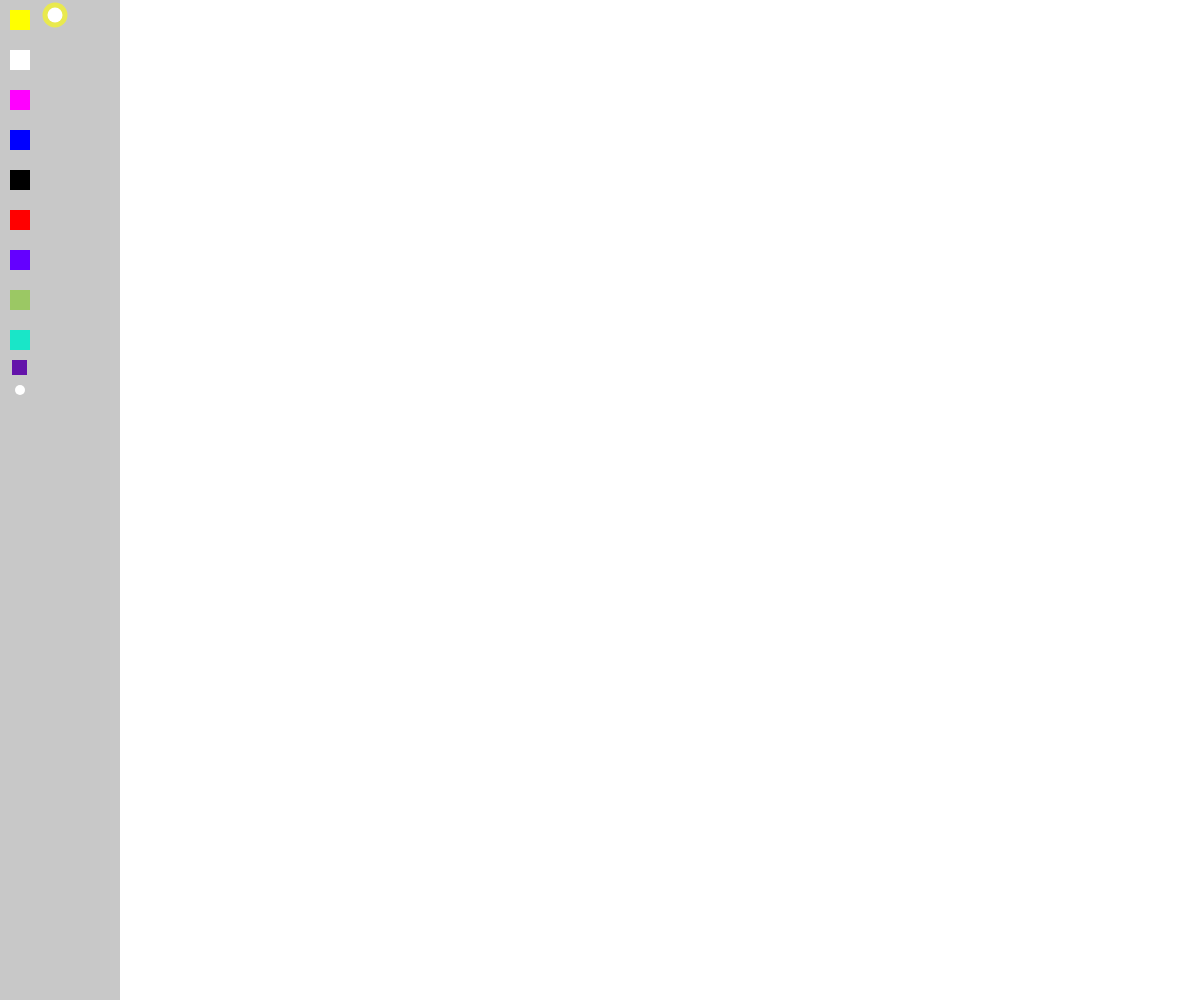
Frame 1 (no input)
Frame 60 (no input): identical to frame 1, image omitted
Frame 120 (the mouse pressed at the canvas centre since frame 60): identical to frame 1, image omitted

The p5.js sketch that drew this single still picture (run headless with seeded random() and noise() and a simulated clock; from frame 60 on, the mouse is pressed at the canvas centre):

// p5.js sketch
// ── sketch.js
//las contantes, son básicamente las posiciones y tamaños de los botones
var b1x=10;
var b1y=10;
var b1tam=20;

var b2x=10;
var b2y=50;
var b2tam=20;

var b3x=10;
var b3y=90;
var b3tam=20;

var b4x=10;
var b4y=130;
var b4tam=20;

var b5x=10;
var b5y=170;
var b5tam=20;

var b6x=10;
var b6y=210;
var b6tam=20;

var b7x=10;
var b7y=250;
var b7tam=20;

var b8x=10;
var b8y=290;
var b8tam=20;

var b9x=10;
var b9y=330;
var b9tam=20;

var b10x=12;
var b10y=360;
var b10tam=15;

var borrx=20;
var borry=390;
var borrtam=10;

var erx=55;
var ery= 15;
var er1=15;
var er2=25;


//son los valores que le da cada botón
var valor=0;
var value=0;
var borr=0;


//se creaa el CANVAS
function setup() { 
  createCanvas(windowWidth,windowHeight);
       var inc=TWO_PI/50.0; 
    background(255,255,255);

} 

function draw() { 
 
  //se le da un valor a cada botón, para sí luego darle una acción
  if(mouseIsPressed)
  {
    if(mouseX>b1x&&mouseY>b1y&&mouseX<=b1x+b1tam&&mouseY<=b1y+b1tam)
    {
      valor=1;
      borr=0;
    }
    
    if(mouseX>=b2x&&mouseY>=b2y&&mouseX<=b2x+b2tam&&mouseY<=b2y+b2tam)
    {
      valor=2;
      borr=0;
    }
     if(mouseX>=b3x&&mouseY>=b3y&&mouseX<=b3x+b3tam&&mouseY<=b3y+b3tam)
    {
      valor=3;
      borr=0;
    }
    
     if(mouseX>=b4x&&mouseY>=b4y&&mouseX<=b4x+b4tam&&mouseY<=b4y+b4tam)
    {
      valor=4;
      borr=0;
    }
    
         if(mouseX>=b5x&&mouseY>=b5y&&mouseX<=b5x+b5tam&&mouseY<=b5y+b5tam)
    {
      valor=5;
      borr=0;
    }
    
           if(mouseX>=b6x&&mouseY>=b6y&&mouseX<=b6x+b6tam&&mouseY<=b6y+b6tam)
    {
      valor=6;
      borr=0;
    }
    //los botones 7,8 y 9 hacen cambios en las herramientas anteriors
               if(mouseX>=b7x&&mouseY>=b7y&&mouseX<=b7x+b7tam&&mouseY<=b7y+b7tam)
    {
      value=1;
      borr=0;
    }
    
                   if(mouseX>=b8x&&mouseY>=b8y&&mouseX<=b8x+b8tam&&mouseY<=b8y+b8tam)
    {
      value=2;
      borr=0;
    }
    
                   if(mouseX>=b9x&&mouseY>=b9y&&mouseX<=b9x+b9tam&&mouseY<=b9y+b9tam)
    {
      value=3;
    }
    
                       if(mouseX>=b10x&&mouseY>=b10y&&mouseX<=b10x+b10tam&&mouseY<=b10y+b10tam)
    {
      valor=7;
      borr=0;
    }
     //el borrador                   
    if(mouseX>=borrx&&mouseY>=borry&&mouseX<=borrx+borrtam&&mouseY<=borry+borrtam)
    {
      borr=1;
    }
    
     if(mouseX>=erx&&mouseY>=ery&&mouseX<=erx+er1&&mouseY<=ery+er1)
    {
      borr=2;
      //es necesario darles valor de cero, para que las demás funciones no continúen
    valor=0; 
    value=0;
    
    }
    }
  
  //la acción que hará cada botón
  if(valor==1)
  {
   if(value==1)
   {
     //creará un letra que cambiará de tamaño con el movimiento del mouse
      textSize(pwinMouseX);
    fill(255,0,0);
    text(key, mouseX+40,mouseY+20);
    text(key, 220,220);
    text(key, 100,220);
   }
    if(value==2)
   {
      textSize(pwinMouseY/6);
    fill(255,0,mouseY);
    text(key, mouseX+40,mouseY+20);
    text(key, 220,220);
    text(key, 100,220);
   }
     if(value==3)
   {
      textSize(pwinMouseY/3);
    fill(255,255,0,mouseX);
    text(key, mouseX+40,mouseY+20);
    
   
   }
    
  }
  //para el botón 2 se crea una curva, que cambia su punto final con el mouse
  if(valor==2)
  {
    if(value==1)
    {
      //si además se presiona el boton 7, se obtiene un cambio en el color
    stroke(0,0,0);
      strokeWeight(1);
    noFill();
	bezier(width/2,height/2, (width/10), (height/10), (width/10), 3*(height/4), mouseX,mouseY);
    }
      if(value==2)
    {
    stroke(255,0,255);
      strokeWeight(1);
    noFill();
	bezier(width/2,height/2, (width/10), (height/10), (width/10), 3*(height/4), mouseX,mouseY);
    }
          if(value==3)
    {
    stroke(255-mouseX,0,pwinMouseY);
      strokeWeight(5);
    noFill();
	bezier(width/2,height/2, (width/10), (height/10), (width/10), 3*(height/4), mouseX,mouseY);
    }
    
  }
  
  //se forma un polígono, que cambia sus vértices con el movimiento del mouse
  if(valor==3)
  {
   fill(255,255,0); 
  beginShape();
vertex(mouseX,mouseY);
vertex(mouseX+10,mouseY-10);
vertex(mouseX+(width/25),mouseY-60);
vertex(mouseX+(width/15),mouseY+(height/15));
vertex(mouseX/15,mouseY+(height/25));
endShape();
  
  }
 // se busca tener dos opciones según lo typeado en el teclado 
if(valor==4)
{
 //sale un letero que advierte de esta función
  var milis = millis();
 if(milis>3000&&milis<10000)
 {
 
    fill(0,0,0,100);
     textSize(16);
     text("Presiona 2 o 3",b4x+45,b4y);
   fill(255,255,255);
  
  }
  //dependiendo de si se presiona 2 o 3 se forman círculos o cuadrados (son varios)
if(key==2)
{
  fill(255,0,mouseY, mouseX-50);
  ellipse(mouseX/2,mouseY/2,width/15);
  ellipse((mouseX/2),(mouseY/2),width/35);
   ellipse((mouseX/2)+(width/20),(mouseY/2)-(height/10),width/15);
  ellipse((mouseX/2)+(width/20),(mouseY/2)-(height/10),width/35);
  ellipse((mouseX/2)+(width/15),(mouseY/2),width/15);
   ellipse((mouseX/2)+(width/15),(mouseY/2),width/35);
   ellipse((mouseX/2)+(width/20),(mouseY/2)+(height/10),width/15);
   ellipse((mouseX/2)+(width/20),(mouseY/2)+(height/10),width/35);

}
 
 if(key==3)
  {
   fill(mouseX,255,mouseY, mouseX); 
    rect(mouseX,mouseY,width/20, height/20);
    rect(mouseX+(width/30),mouseY-(height/15),width/20, height/20);
    rect(mouseX+(width/15),mouseY,width/20, height/20);
    rect(mouseX+(width/30),mouseY+(height/15),width/20,height/20);
  } 
}
//se crea un línea que sigue un patrón trigonómetro, el cuál depende del movimiento del mouse  
  if(valor==5)
  {
var a = 0.0;
var inc = TWO_PI/25.0;
    stroke(mouseX,mouseY,mouseX+mouseY);
    strokeWeight(2.2);
    line(mouseX*4, 50, mouseX*4, mouseY+sin(a*winMouseX)*40.0);
     a = a + inc;
  }
  
  //se crea un curva cuyo color cambia según la posición del mouse
  if(valor==6)
  {
    fill(255,0,255,10);
    stroke(mouseX,mouseY,0);
curve(width/60,height/30, (mouseX/3)-(width/5),(mouseY/2)-(height/10), mouseX,mouseY, width/3, 3*height/5 )
  }
 // se crean trángulos cuyo color y vértices cambian según la posición del mouse
if(valor==7)
    {
    fill(0,0,mouseY);
     
      triangle(pwinMouseY,pwinMouseY,(width/5)+mouseY,(3*height/4)+mouseX,(width/8)+pwinMouseY,(height/8)+pwinMouseX);
  }
  //borra todo
  if(borr==1)
  {
    background(255,255,255);
  }
  //borrador tradicional
    if(borr==2)
  {

    fill(255);
    noStroke();
    ellipse(mouseX,mouseY,40,40);
  }
  
  
//se crean los aspectos gráficos de la interfaz al final, para que los pinceles pueden pintar sobre estos  
  //la barra
  noStroke();
  fill(200,200,200);
  rect(0,0,width/10,height);
  
  
  //los botones
 
  		fill(255,255,0);
  		rect(b1x,b1y,b1tam,b1tam);
  fill(255,255,255);
      rect(b2x,b2y,b2tam,b2tam);
    fill(255,0,255);
      rect(b3x,b3y,b3tam,b3tam);
    fill(0,0,255);
      rect(b4x,b4y,b4tam,b4tam);
      fill(0,0,0);
      rect(b5x,b5y,b5tam,b5tam);
      fill(255,0,0);
      rect(b6x,b6y,b6tam,b6tam);
      fill(100,0,255);
      rect(b7x,b7y,b7tam,b7tam);
          fill(155,200,100);
      rect(b8x,b8y,b8tam,b8tam);
      fill(25,230,200);
      rect(b9x,b9y,b9tam,b9tam);
      fill(100,20,170);
      rect(b10x,b10y,b10tam,b10tam);
  fill(255,255,255);
  ellipse(borrx,borry,borrtam);
  
    fill(255,255,0,155);
  ellipse(erx,ery,er2);
   fill(255,255,255);
  ellipse(erx,ery,er1);
  }
